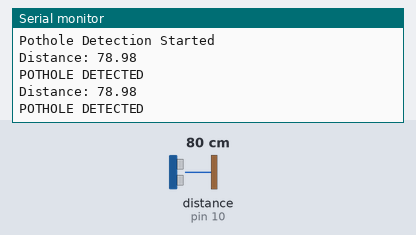
The sketch below on a simulated Arduino Uno, built with avr-gcc and run on an emulated ATmega328P. On the bench: the last lines printed to the serial monitor. Wiring (inferred from the names in the program): ultrasonic range finder: trigger pin 9; echo pin 10. Inputs (shaded band) come from the test bench; at power-on: distance to the obstacle (sensor on pin 10) 80 cm. The echo pulse lasts 58.3 µs per cm.

Above: at 1.8 s.
1.9 s: distance to the obstacle (sensor on pin 10) set to 18 cm
At 2.8 s:
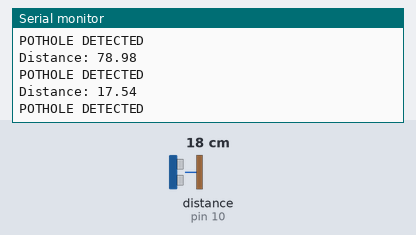
3.4 s: distance to the obstacle (sensor on pin 10) set to 13 cm
At 4.8 s:
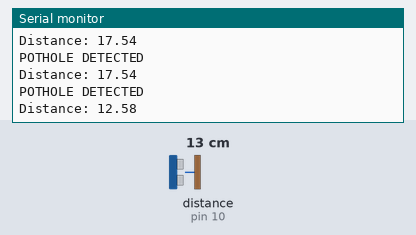
Timing chart, 0 to 6.4 s (numbered marks = the images above; inputs shaded):
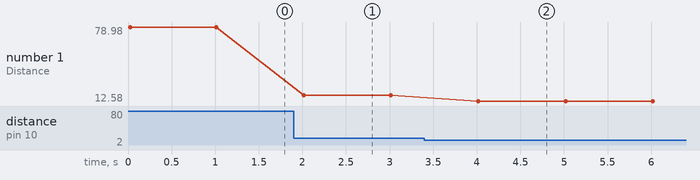

The sketch:

pothole_detection.ino
```cpp
#include <SoftwareSerial.h>

#define TRIG_PIN 9
#define ECHO_PIN 10

SoftwareSerial gpsSerial(4,3);
SoftwareSerial esp8266(7,8);

float thresholdDepth = 15.0;

void setup()
{
  Serial.begin(9600);

  pinMode(TRIG_PIN, OUTPUT);
  pinMode(ECHO_PIN, INPUT);

  gpsSerial.begin(9600);
  esp8266.begin(9600);

  Serial.println("Pothole Detection Started");
}

float getDistance()
{
  digitalWrite(TRIG_PIN, LOW);
  delayMicroseconds(2);

  digitalWrite(TRIG_PIN, HIGH);
  delayMicroseconds(10);

  digitalWrite(TRIG_PIN, LOW);

  long duration = pulseIn(ECHO_PIN, HIGH);

  float distance = duration * 0.034 / 2;

  return distance;
}

void loop()
{
  float distance = getDistance();

  Serial.print("Distance: ");
  Serial.println(distance);

  if(distance > thresholdDepth)
  {
    Serial.println("POTHOLE DETECTED");
  }

  delay(1000);
}
```

Measured:
- the behaviour switches between 16 and 15 cm on distance to the obstacle (sensor on pin 10) (found by bisection; images 1 and 2)
- after the input at 1.9 s, the serial monitor: prints a new line after 0.11 s (image 1)
- after the input at 3.4 s, the serial monitor: prints a new line after 0.62 s (image 2)
- plotted number 1: 78.98 → 17.54 after the input at 1.9 s, 17.54 → 12.58 after the input at 3.4 s
